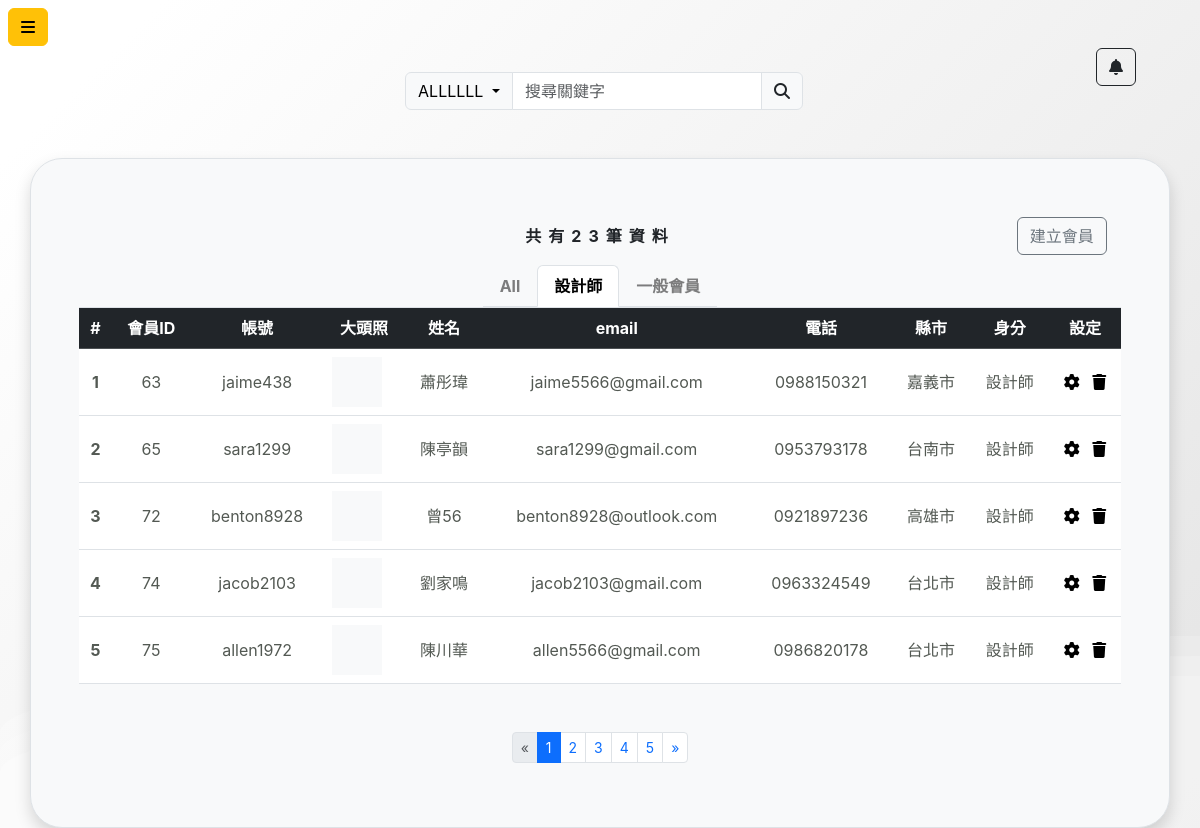
/membersystem/memberSys.php?cid=1 (signed in), run on the app's committed database.
### tables this page shows
CREATE TABLE `membershipsystem` (
  `MS_ID` int(11) NOT NULL,
  `account` varchar(20) NOT NULL,
  `password` varchar(25) NOT NULL,
  `img` varchar(100) NOT NULL DEFAULT '1.jpg',
  `memberName` varchar(50) NOT NULL,
  `email` varchar(50) NOT NULL,
  `PhoneNumber` varchar(20) DEFAULT NULL,
  `ADD_city` int(5) NOT NULL DEFAULT 23,
  `ADD_detail` varchar(50) DEFAULT NULL,
  `JoinDate` timestamp NOT NULL DEFAULT current_timestamp(),
  `designerOrNot` tinyint(1) NOT NULL,
  `isValid` int(1) NOT NULL DEFAULT 1
);

CREATE TABLE `city` (
  `CityID` int(11) NOT NULL,
  `CityName` varchar(100) NOT NULL
);

### membersystem/memberSys.php (the view, shortened to what this page needs)
<?php
require_once("../conn.php");
$cityArray = array(
  0 => array('CityID' => 1, 'CityName' => '台北市',),
  1 => array('CityID' => 2, 'CityName' => '新北市',),
  2 => array('CityID' => 3, 'CityName' => '桃園市'),
  3 => array('CityID' => 4, 'CityName' => '台中市'),
  4 => array('CityID' => 5, 'CityName' => '台南市'),
  5 => array('CityID' => 6, 'CityName' => '高雄市'),
  6 => array('CityID' => 7, 'CityName' => '基隆市'),
  7 => array('CityID' => 8, 'CityName' => '新竹市'),
  8 => array('CityID' => 9, 'CityName' => '嘉義市'),
  9 => array('CityID' => 10, 'CityName' => '苗栗縣'),
  10 => array('CityID' => 11, 'CityName' => '彰化縣'),
  11 => array('CityID' => 12, 'CityName' => '南投縣'),
  12 => array('CityID' => 13, 'CityName' => '雲林縣'),
  13 => array('CityID' => 14, 'CityName' => '嘉義縣'),
  14 => array('CityID' => 15, 'CityName' => '屏東縣'),
  15 => array('CityID' => 16, 'CityName' => '宜蘭縣'),
  16 => array('CityID' => 17, 'CityName' => '花蓮縣'),
  17 => array('CityID' => 18, 'CityName' => '台東縣'),
  18 => array('CityID' => 19, 'CityName' => '澎湖縣'),
  19 => array('CityID' => 20, 'CityName' => '金門縣'),
  20 => array('CityID' => 21, 'CityName' => '連江縣'),
  21 => array('CityID' => 22, 'CityName' => '新竹縣')
);
if (isset($_GET['query']) && !empty($_GET['query'])) {
  $query = $_GET['query'];
  if (isset($_GET['search_field']) && !empty($_GET['search_field'])) {
    if ($_GET['search_field'] == '姓名') {
      $search = "`memberName` LIKE '%$query%' AND";
    } elseif ($_GET['search_field'] == '會員ID') {
      $search = "`MS_ID` LIKE '%$query%' AND";
    } elseif ($_GET['search_field'] == '居住縣市') {
      $matchCityData = '';
      foreach ($cityArray as $city) {
        if (strpos($city['CityName'], $query) !== false) {
          $matchCityData .= intval($city['CityID']) . ',';
        }
      }
      $matchCityData = rtrim($matchCityData, ',');
      if (!empty($matchCityData)) {
        $search = "`ADD_city` IN ($matchCityData) AND";
      } else {
        $search = "`ADD_city` LIKE '%$query%' AND";
      }
    } elseif ($_GET['search_field'] == '全域搜尋') {
      $search = "(
      `MS_ID` LIKE '%$query%' OR
      `account` LIKE '%$query%' OR
      `memberName` LIKE '%$query%' OR
      `email` LIKE '%$query%' OR
      `PhoneNumber` LIKE '%$query%' OR
      `ADD_city` IN (SELECT `CityID` FROM `city` WHERE `CityName` LIKE '%$query%')) AND";
    }
  }
} else {
  $query = "";
  $search = "";
}
$page = isset($_GET["page"]) ? (int)$_GET["page"] : 1;
$perPage = 5;
$pageStart = $perPage * ($page - 1);
$sql22 = "SELECT * FROM `city`";
$cid = isset($_GET["cid"]) ? (int)$_GET["cid"] : 2;
if ($cid === 2) {
  $designerSQL = "";
} else {
  $designerSQL = "`designerOrNot` = $cid AND";
}
$search_field = isset($_GET['search_field']) ? $_GET['search_field'] : '';
$search_query = isset($_GET['query']) ? $query : '';
$sql = "SELECT * FROM `membershipsystem` WHERE $designerSQL $search isValid = 1  LIMIT $pageStart, $perPage;";
$sqlAll = "SELECT * FROM `membershipsystem` WHERE $designerSQL $search isValid = 1";
$sqlCity = "SELECT * FROM `city`";
$sql2 = "SELECT * FROM `membershipsystem` WHERE `designerOrNot`";
try {
  $result22 = $conn->query($sql22);
  $resultCity = $conn->query($sqlCity);
  $rowsCity = $resultCity->fetch_all(MYSQLI_ASSOC);
  $result = $conn->query($sql);
  $resultAll = $conn->query($sqlAll);
  $result2 = $conn->query($sql2);
  $msgCount = $resultAll->num_rows;
  $rows = $result->fetch_all(MYSQLI_ASSOC);
  if ($msgCount) {
    $totalPage = ceil($msgCount / $perPage);
  } else {
    $totalPage = 0;
  }
} catch (mysqli_sql_exception $exception) {
  echo "資料讀取錯誤：" . $exception->getMessage();
  $msgCount = -1;
}
?>
<!DOCTYPE html>
<html lang="zh-hant-TW">
<head>
  <link rel="stylesheet" href="https://cdnjs.cloudflare.com/ajax/libs/font-awesome/6.6.0/css/all.min.css" />
  <link rel="stylesheet" href="../css/index.css">
  <link href="https://cdn.jsdelivr.net/npm/bootstrap@5.3.3/dist/css/bootstrap.min.css" rel="stylesheet">
</head>
<body>
</body>
<body>
  <div class="p-0 container-fluid d-flex  ">
    <button class="btn btn-warning z-3  position-fixed start-0 top-0 mt-2 ms-2" type="button" data-bs-toggle="collapse" data-bs-target="#collapseWidthExample" aria-expanded="false" aria-controls="collapseWidthExample">
      <i class="fa-solid fa-bars"></i>
    </button>
    <main class="flex-grow-1 px-3">
      <div class="d-flex p-5 justify-content-between">
        <form action="" method="get">
          <div class="input-group mt-4 flex-nowrap">
            <button class="btn btn-light border border-end dropdown-toggle" type="button" data-bs-toggle="dropdown" aria-expanded="false">
              <?= isset($_GET['search_field']) ? htmlspecialchars($_GET['search_field']) : 'ALLLLLL'; ?>
            </button>
            <input type="text" class="form-control transparent-input" name="query" id="search" placeholder="搜尋關鍵字" aria-label="Query" aria-describedby="addon-wrapping" value="<?= isset($_GET['query']) ? htmlspecialchars($_GET['query']) : ''; ?>">
            <button class="input-group-text search" id="addon-wrapping"><i class="fa-solid fa-magnifying-glass"></i></button>
          </div>
        </form>
        <div>
          <button type="button" class="btn btn-outline-dark"><i class="fa-solid fa-bell"></i></button>
        </div>
      </div>
      <div class="container border p-5 rounded-5 bg-light shadow">
        <div class="d-flex justify-content-between align-items-center">
          <p class="fs-3 fw-bold" style="width:10%;">
            <a href="./memberSys.php" style="text-decoration: none; color: inherit;">
            </a>
          </p>
          <span class=" fw-bold m-0 letter-spacing text-center" style="width:80%; ; text-align: center;">共有<?= $msgCount ?>筆資料</span>
          <div class="d-flex align-items-center" style="width:10%;">
            <button type="button" class="btn btn-outline-secondary" data-bs-toggle="modal" data-bs-target="#exampleModal" class="ms-end">建立會員</button>
          </div>
        </div>
        <div class="nav nav-tabs mx-auto justify-content-center">
          <div class="nav nav-tabs">
            <a class="nav-link <?= $cid === 2 ? "active text-black fw-bold" : "text-black-50 fw-bold"?>" href="./memberSys.php?cid=2<?= "&search_field=$search_field&query=$search_query" ?>">All</a>
            <a class="nav-link <?= $cid === 1 ? "active text-black fw-bold" : "text-black-50 fw-bold"?>" href="./memberSys.php?cid=1<?= "&search_field=$search_field&query=$search_query" ?>">設計師</a>
            <a class="nav-link <?= $cid === 0 ? "active text-black fw-bold" : "text-black-50 fw-bold" ?>" href="./memberSys.php?cid=0<?= "&search_field=$search_field&query=$search_query" ?>">一般會員</a>
          </div>
        </div>
        <div class="tab-content" id="pills-tabContent">
          <div class="tab-pane fade show active" id="pills-home" role="tabpanel" aria-labelledby="pills-home-tab" tabindex="0">
            <table class="table table-hover">
              <thead>
                <tr class="table-dark">
                  <th class="index" scope="col">#</th>
                  <th class="MS_ID" scope="col"> 會員ID</th>
                  <th class="account" scope="col">帳號</th>
                  <th class="img" scope="col">大頭照</th>
                  <th class="memberName" scope="col">姓名</th>
                  <th class="	email" scope="col"> email</th>
                  <th class="PhoneNumber" scope="col">電話</th>
                  <th class="ADD_city" scope="col">縣市</th>
                  <th class="designerOrNot " scope="col">身分 </th>
                  <th class="ctrls" scope="col">設定</th>
                </tr>
              </thead>
              <tbody>
                <? if ($msgCount > 0) : ?>
                  <?php foreach ($rows as $index => $row) : ?>
                    <tr>
                      <th style="color: #535953;" scope="row"><?= $index + 1 ?></th>
                      <td style="color: #535953;"><?= $row["MS_ID"] ?></td>
                      <td style="color: #535953;"><?= $row["account"] ?></td>
                      <td>
                        <div class="w50px h50px bg-light overflow-hidden">
                        </div>
                      </td>
                      <td style="color: #535953;"><?= $row["memberName"] ?></td>
                      <td style="color: #535953;"><?= $row["email"] ?></td>
                      <td style="color: #535953;"><?= $row["PhoneNumber"] ?></td>
                      <td style="color: #535953;">
                        <?= $cityName = "";
                        foreach ($rowsCity as $rowCity) {
                          if ($row["ADD_city"] == $rowCity["CityID"]) {
                            $cityName = $rowCity["CityName"];
                            break;
                          }
                        }
                        echo $cityName;
                        ?>
                      </td>
                      <td style="color: #535953;"> <?php
                                                    if ($row["designerOrNot"] == 1) {
                                                      echo "設計師";
                                                    } else {
                                                      echo "一般會員";
                                                    }
                                                    ?>
                      </td>
                      <td>
                        <i class=" fa-solid fa-gear me-2 hover" data-bs-toggle="modal" data-bs-target="#setModal<?= $index ?>"></i>
                        <i class=" btn-del fa-solid fa-trash hover" idn="<?= $row["MS_ID"] ?>"></i>
                      </td>
                    </tr>
                  <?php endforeach; ?>
                <? endif ?>
              </tbody>
            </table>
            <nav aria-label="Page navigation example" class="d-flex justify-content-center mt-5">
              <ul class="pagination pagination-sm">
                <?php if ($msgCount > 0): ?>
                  <li class="page-item <?= $page == 1 ? 'disabled' : '' ?>">
                    <a class="page-link" href="?page=<?= max(1, $page - 1) ?><?= "&cid=$cid" ?><?= "&search_field=$search_field" ?><?= "&query=$search_query" ?>" aria-label="Previous">
                      <span aria-hidden="true">&laquo;</span>
                    </a>
                  </li>
                  <?php for ($i = 1; $i <= $totalPage; $i++): ?>
                    <li class="page-item <?= $page == $i ? 'active' : '' ?>" aria-current="page">
                      <a href="?page=<?= $i ?><?= "&cid=$cid" ?><?= "&search_field=$search_field" ?><?= "&query=$search_query" ?>" class="page-link"><?= $i ?></a>
                    </li>
                  <?php endfor; ?>
                  <li class="page-item <?= $page == $totalPage ? 'disabled' : '' ?>">
                    <a class="page-link" href="?page=<?= min($totalPage, $page + 1) ?><?= "&cid=$cid" ?><?= "&search_field=$search_field" ?><?= "&query=$search_query" ?>" aria-label="Next">
                      <span aria-hidden="true">&raquo;</span>
                    </a>
                  </li>
                <?php endif; ?>
              </ul>
            </nav>
          </div>
        </div>
      </div>
    </main>
</body>
</html>

### css/index.css (style rules this page uses)
.w50px { width: 50px; }
.h50px { height: 50px; }
* { padding: 0; margin: 0; box-sizing: border-box; }
#search { width: 250px; transition: width 0.5s ease; }
.hover { cursor: pointer; }
.letter-spacing { letter-spacing: 7px; }

### membersystem/memberSys.php (style rules this page uses)
body { margin: auto; font-family: -apple-system, BlinkMacSystemFont, sans-serif; overflow: auto; background: linear-gradient(315deg, rgba(180, 180, 180, 1) 3%, rgba(200, 200, 200, 1) 38%, rgba(220, 220, 220, 1) 68%, rgba(255, 255, 255, 1) 98%); animation: gradient 15s ease infinite; background-size: 400% 400%; background-attachment: fixed; }
th, td { vertical-align: middle; text-align: center; }

### data on the page
membershipsystem: MS_ID "63", account "jaime438", memberName "蕭彤瑋", email "jaime5566@gmail.com", PhoneNumber "0988150321", designerOrNot "設計師"
city: CityName "嘉義市"
membershipsystem: MS_ID "65", account "sara1299", memberName "陳亭韻", email "sara1299@gmail.com", PhoneNumber "0953793178", designerOrNot "設計師"
city: CityName "台南市"
membershipsystem: MS_ID "72", account "benton8928", memberName "曾56", email "benton8928@outlook.com", PhoneNumber "0921897236", designerOrNot "設計師"
city: CityName "高雄市"
membershipsystem: MS_ID "74", account "jacob2103", memberName "劉家鳴", email "jacob2103@gmail.com", PhoneNumber "0963324549", designerOrNot "設計師"
city: CityName "台北市"
membershipsystem: MS_ID "75", account "allen1972", memberName "陳川華", email "allen5566@gmail.com", PhoneNumber "0986820178", designerOrNot "設計師"

### other printed values
$msgCount "23"
